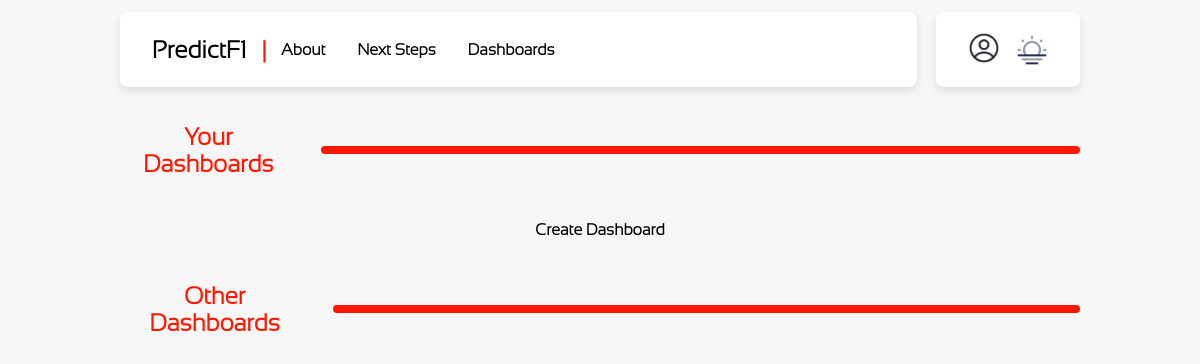
/F1Prediction/dashboards (signed in), run on an earlier commit of the app's database.
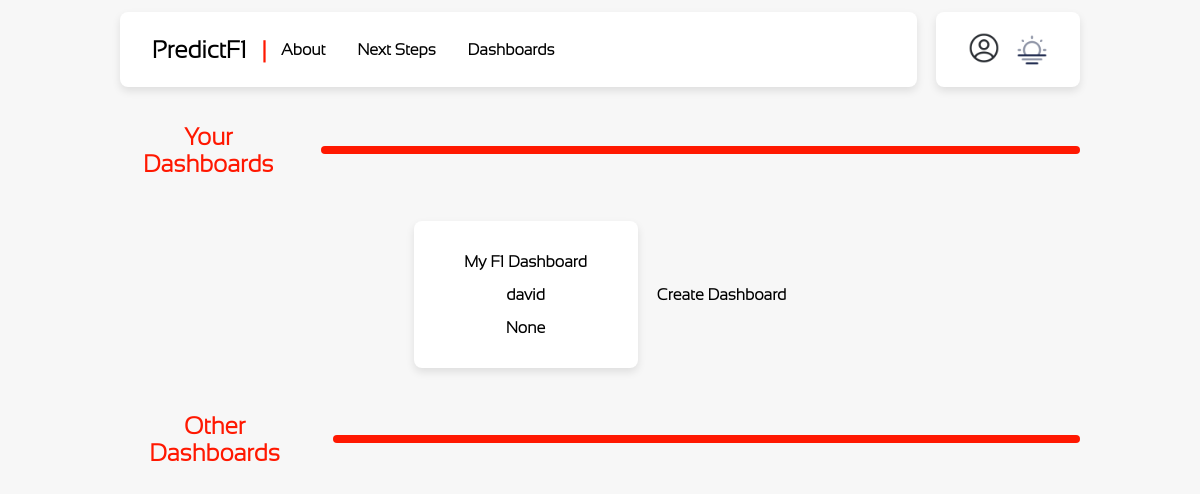
And on a later commit of the database.
### F1PredictionWebApp/models.py (models this page shows, shortened)
class Dashboard(models.Model):
    title = models.CharField(max_length=100)
    content = models.TextField()
    date_posted = models.DateField(auto_now_add=True)
    author = models.ForeignKey(User, on_delete=models.CASCADE)
    def get_absolute_url(self):
        return reverse('dashboard-detail', kwargs={'pk': self.pk})

### F1PredictionWebApp/views.py (the view)
# urls.py: path("dashboards", DashboardListView.as_view(), name='dashboards'),
class DashboardListView(ListView):
    model = Dashboard
    template_name = 'dashboard_list.html'

### F1PredictionWebApp/templates/dashboard_list.html (shortened to what this page needs)
{% extends "base.html" %}
{% block content %}
<div class="title-padding navbar centre-vert" style="gap: 2.5%;">
    <p class="smallheader centre bold">Your Dashboards</p><div class="red-line w-82-5"></div>
</div>
<div class = "centreDiv overflow-contianer" >
{% for dashboard in object_list %}
    {% if dashboard.author == request.user %}
    <div class="nav-card light card-padding card-top-bottom min-w-20">
        <a href="{{ dashboard.get_absolute_url }}" class="link centre">
            <p>{{ dashboard.title }}</p>
            <p>{{ dashboard.author }}</p>
            <p>{{ dashboard.date_posted }}</p>
        </a>
    </div>
    {% endif %}
{% endfor %}
{% if user.is_authenticated %}
<a href="" class="link centre">
    <p class="button-red">Create Dashboard</p>
</a>
{% endif %}
</div>
<div class="title-padding navbar centre-vert" style="gap: 2.5%;">
    <p class="smallheader centre bold">Other Dashboards</p><div class="red-line w-80"></div>
</div>
{% endblock %}

### F1PredictionWebApp/templates/base.html (shortened to what this page needs)
{% load static %}
<!DOCTYPE html>
<html lang="en">
<head>
    <link rel="stylesheet" href="{% static 'base.css' %}">
</head>
<body class="light-mode">
    <div class="navbar">
        <div class="nav-card light navbar centre-vert card-margin w-100">
            <a href="{% url 'index' %}" class="link header">
                <p class="header button-red">PredictF1</p>
            </a>
            <p class="nav-line">|</p>
            <div class="nav-card navbar centre-vert light" id="menu-div">
                <a href="{% url 'about' %}" class="link button-red pr-5">
                    <p class="button-red">About</p>
                </a>
                <a href="{% url 'nextSteps' %}" class="link button-red pr-5" >
                    <p class="button-red">Next Steps</p>
                </a>
                <a href="{% url 'dashboards' %}" class="link button-red pr-5">
                    <p class="button-red">Dashboards</p>
                </a>
            </div>
        </div>
        <div class="nav-card navbar light centre-vert card-margin centre" style="justify-content: space-between;">
            {% if user.is_authenticated %}
                <a href="{% url 'logout' %}" class="link centre pr-5">
                    <img id="profile_image" class="profile-image" src="{% static 'profileicon.png' %}" alt="Profile Picture">
                </a>
            {% endif %}
            <img class="profile-image" id="theme_switch" src="{% static 'sun.png' %}" alt="Theme Image" onmouseup="toggleTheme()">
        </div>
    </div>
    <div style="padding-top: 1vh; padding-bottom: 1vh;">
        {% block content %}
        {% endblock %}
    </div>
</body>
</html>

### F1PredictionWebApp/static/base.css (style rules this page uses)
body { font-family: site-font; transition: background-color 0.3s, color 0.3s; margin: 1% 10% 0% 10%; }
.light-mode { background-color: #f7f7f7; color: #000000; }
.header { font-size: 3vh; font-weight: bold; }
.smallheader { font-size: 3vh; color: #FF1801; }
.light { color: #000000; background-color: #ffffff; box-shadow: 0 4px 8px rgba(0, 0, 0, 0.1); }
.link { text-decoration: none; color: inherit; font-weight: bold; }
.centre { text-align: center; }
.navbar { display: flex; }
.nav-card { border-radius: 8px; }
.card-margin { padding: 0 2em 0 2em; }
.card-top-bottom { margin-top: 1em; margin-bottom: 1em; }
.profile-image { height: 2em; width: 2em; cursor: pointer; }
.centre-vert { display: flex; align-items: center; }
.card-top-bottom { padding-top: 1em; padding-bottom: 1em; }
.centreDiv { display: flex; justify-content: center; align-items: center; }
.card-padding { padding: 1em; }
.pr-5 { padding-right: 2vh; }
.w-100 { width: 100%; }
.nav-line { padding-right: 2%; color: #FF1801; font-size: 1.5rem; font-weight: bold; }
.red-line { height: 1vh; border-radius: 8px; background-color: #FF1801; }
.w-82-5 { width: 82.5%; }
.w-80 { width: 81%; }
#menu-div { display: flex; gap: 2vh; box-shadow: none; }
.bold { font-weight: bold; }
.title-padding { padding-top: 0.5vh; padding-bottom: 0.5vh; }
.min-w-20 { min-width: 20%; }
.overflow-contianer { display: flex; gap:2%; flex-wrap: wrap; }

What changed in the data, as far as the page shows it:
added Dashboard: title "My F1 Dashboard", author "david", date_posted "None"
